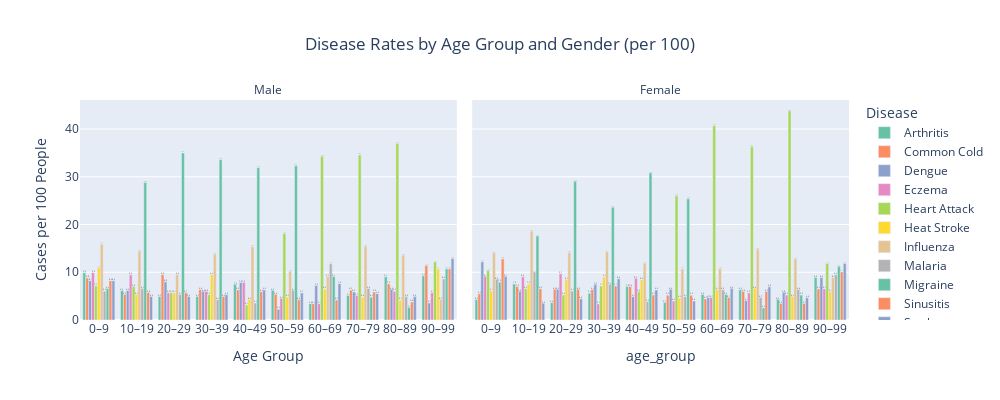

Notebook source saved alongside this figure:
### Code cell
import plotly.express as px

fig = px.bar(
    rates,
    x='age_group',
    y='per_100',
    color='prognosis',
    facet_col='Gender_cat',             # separate Male / Female panels
    barmode='group',
    text='per_100',
    title='Disease Rates by Age Group and Gender (per 100)',
    color_discrete_sequence=px.colors.qualitative.Set2,
    width=1000,                         # ✅ chart width
    height=400                          # ✅ chart height
)

# Layout customization
fig.update_layout(
    title=dict(text='Disease Rates by Age Group and Gender (per 100)', x=0.5),
    xaxis_title='Age Group',
    yaxis_title='Cases per 100 People',
    legend_title_text='Disease',
    bargap=0.15,
    margin=dict(t=100, b=80, l=80, r=80)
)

# Text and axis formatting
fig.update_traces(
    texttemplate='%{text:.1f}',
    textposition='outside'
)

fig.update_xaxes(categoryorder='array', categoryarray=rates['age_group'].unique())
fig.for_each_annotation(lambda a: a.update(text=a.text.split("=")[-1]))  # Clean facet labels

fig.show()
fig.write_html("Disease Rates by Age Group and Gender.html")

### Figure 1 — Plotly figure (JSON) as saved in the notebook; plotly's stock layout.template omitted (floating-point values rounded to 4 significant figures)
{"data": [{"alignmentgroup": "True", "hovertemplate": "prognosis=Arthritis<br>Gender_cat=Male<br>age_group=%{x}<br>per_100=%{text}<extra></extra>", "legendgroup": "Arthritis", "marker": {"color": "rgb(102,194,165)", "pattern": {"shape": ""}}, "name": "Arthritis", "offsetgroup": "Arthritis", "orientation": "v", "showlegend": true, "text": [9.89, 6.173, 4.943, 4.947, 7.48, 6.232, 3.422, 5.147, 9.057, 9.286], "textposition": "outside", "texttemplate": "%{text:.1f}", "type": "bar", "x": ["0–9", "10–19", "20–29", "30–39", "40–49", "50–59", "60–69", "70–79", "80–89", "90–99"], "xaxis": "x", "y": [9.89, 6.173, 4.943, 4.947, 7.48, 6.232, 3.422, 5.147, 9.057, 9.286], "yaxis": "y"}, {"alignmentgroup": "True", "hovertemplate": "prognosis=Arthritis<br>Gender_cat=Female<br>age_group=%{x}<br>per_100=%{text}<extra></extra>", "legendgroup": "Arthritis", "marker": {"color": "rgb(102,194,165)", "pattern": {"shape": ""}}, "name": "Arthritis", "offsetgroup": "Arthritis", "orientation": "v", "showlegend": false, "text": [4.268, 7.538, 3.629, 5.618, 6.993, 3.67, 5.363, 6.309, 4.348, 8.876], "textposition": "outside", "texttemplate": "%{text:.1f}", "type": "bar", "x": ["0–9", "10–19", "20–29", "30–39", "40–49", "50–59", "60–69", "70–79", "80–89", "90–99"], "xaxis": "x2", "y": [4.268, 7.538, 3.629, 5.618, 6.993, 3.67, 5.363, 6.309, 4.348, 8.876], "yaxis": "y2"}, {"alignmentgroup": "True", "hovertemplate": "prognosis=Common Cold<br>Gender_cat=Male<br>age_group=%{x}<br>per_100=%{text}<extra></extra>", "legendgroup": "Common Cold", "marker": {"color": "rgb(252,141,98)", "pattern": {"shape": ""}}, "name": "Common Cold", "offsetgroup": "Common Cold", "orientation": "v", "showlegend": true, "text": [8.791, 5.35, 9.506, 6.36, 6.299, 5.382, 3.422, 6.25, 7.547, 11.43], "textposition": "outside", "texttemplate": "%{text:.1f}", "type": "bar", "x": ["0–9", "10–19", "20–29", "30–39", "40–49", "50–59", "60–69", "70–79", "80–89", "90–99"], "xaxis": "x", "y": [8.791, 5.35, 9.506, 6.36, 6.299, 5.382, 3.422, 6.25, 7.547, 11.43], "yaxis": "y"}, {"alignmentgroup": "True", "hovertemplate": "prognosis=Common Cold<br>Gender_cat=Female<br>age_group=%{x}<br>per_100=%{text}<extra></extra>", "legendgroup": "Common Cold", "marker": {"color": "rgb(252,141,98)", "pattern": {"shape": ""}}, "name": "Common Cold", "offsetgroup": "Common Cold", "orientation": "v", "showlegend": false, "text": [5.488, 7.035, 6.452, 6.367, 6.993, 5.199, 4.416, 5.994, 3.478, 6.509], "textposition": "outside", "texttemplate": "%{text:.1f}", "type": "bar", "x": ["0–9", "10–19", "20–29", "30–39", "40–49", "50–59", "60–69", "70–79", "80–89", "90–99"], "xaxis": "x2", "y": [5.488, 7.035, 6.452, 6.367, 6.993, 5.199, 4.416, 5.994, 3.478, 6.509], "yaxis": "y2"}, {"alignmentgroup": "True", "hovertemplate": "prognosis=Dengue<br>Gender_cat=Male<br>age_group=%{x}<br>per_100=%{text}<extra></extra>", "legendgroup": "Dengue", "marker": {"color": "rgb(141,160,203)", "pattern": {"shape": ""}}, "name": "Dengue", "offsetgroup": "Dengue", "orientation": "v", "showlegend": true, "text": [8.242, 6.173, 7.985, 6.007, 7.874, 2.266, 7.224, 5.882, 6.415, 3.571], "textposition": "outside", "texttemplate": "%{text:.1f}", "type": "bar", "x": ["0–9", "10–19", "20–29", "30–39", "40–49", "50–59", "60–69", "70–79", "80–89", "90–99"], "xaxis": "x", "y": [8.242, 6.173, 7.985, 6.007, 7.874, 2.266, 7.224, 5.882, 6.415, 3.571], "yaxis": "y"}, {"alignmentgroup": "True", "hovertemplate": "prognosis=Dengue<br>Gender_cat=Female<br>age_group=%{x}<br>per_100=%{text}<extra></extra>", "legendgroup": "Dengue", "marker": {"color": "rgb(141,160,203)", "pattern": {"shape": ""}}, "name": "Dengue", "offsetgroup": "Dengue", "orientation": "v", "showlegend": false, "text": [12.2, 6.03, 6.452, 7.491, 4.895, 6.422, 4.732, 4.101, 5.797, 8.876], "textposition": "outside", "texttemplate": "%{text:.1f}", "type": "bar", "x": ["0–9", "10–19", "20–29", "30–39", "40–49", "50–59", "60–69", "70–79", "80–89", "90–99"], "xaxis": "x2", "y": [12.2, 6.03, 6.452, 7.491, 4.895, 6.422, 4.732, 4.101, 5.797, 8.876], "yaxis": "y2"}, {"alignmentgroup": "True", "hovertemplate": "prognosis=Eczema<br>Gender_cat=Male<br>age_group=%{x}<br>per_100=%{text}<extra></extra>", "legendgroup": "Eczema", "marker": {"color": "rgb(231,138,195)", "pattern": {"shape": ""}}, "name": "Eczema", "offsetgroup": "Eczema", "orientation": "v", "showlegend": true, "text": [9.89, 9.465, 5.703, 6.007, 7.874, 4.533, 3.422, 5.147, 6.038, 5.714], "textposition": "outside", "texttemplate": "%{text:.1f}", "type": "bar", "x": ["0–9", "10–19", "20–29", "30–39", "40–49", "50–59", "60–69", "70–79", "80–89", "90–99"], "xaxis": "x", "y": [9.89, 9.465, 5.703, 6.007, 7.874, 4.533, 3.422, 5.147, 6.038, 5.714], "yaxis": "y"}, {"alignmentgroup": "True", "hovertemplate": "prognosis=Eczema<br>Gender_cat=Female<br>age_group=%{x}<br>per_100=%{text}<extra></extra>", "legendgroup": "Eczema", "marker": {"color": "rgb(231,138,195)", "pattern": {"shape": ""}}, "name": "Eczema", "offsetgroup": "Eczema", "orientation": "v", "showlegend": false, "text": [9.146, 9.045, 9.677, 3.371, 8.741, 3.976, 4.732, 5.678, 5.217, 6.509], "textposition": "outside", "texttemplate": "%{text:.1f}", "type": "bar", "x": ["0–9", "10–19", "20–29", "30–39", "40–49", "50–59", "60–69", "70–79", "80–89", "90–99"], "xaxis": "x2", "y": [9.146, 9.045, 9.677, 3.371, 8.741, 3.976, 4.732, 5.678, 5.217, 6.509], "yaxis": "y2"}, {"alignmentgroup": "True", "hovertemplate": "prognosis=Heart Attack<br>Gender_cat=Male<br>age_group=%{x}<br>per_100=%{text}<extra></extra>", "legendgroup": "Heart Attack", "marker": {"color": "rgb(166,216,84)", "pattern": {"shape": ""}}, "name": "Heart Attack", "offsetgroup": "Heart Attack", "orientation": "v", "showlegend": true, "text": [7.143, 6.996, 5.703, 5.3, 3.15, 18.13, 34.22, 34.56, 36.98, 12.14], "textposition": "outside", "texttemplate": "%{text:.1f}", "type": "bar", "x": ["0–9", "10–19", "20–29", "30–39", "40–49", "50–59", "60–69", "70–79", "80–89", "90–99"], "xaxis": "x", "y": [7.143, 6.996, 5.703, 5.3, 3.15, 18.13, 34.22, 34.56, 36.98, 12.14], "yaxis": "y"}, {"alignmentgroup": "True", "hovertemplate": "prognosis=Heart Attack<br>Gender_cat=Female<br>age_group=%{x}<br>per_100=%{text}<extra></extra>", "legendgroup": "Heart Attack", "marker": {"color": "rgb(166,216,84)", "pattern": {"shape": ""}}, "name": "Heart Attack", "offsetgroup": "Heart Attack", "orientation": "v", "showlegend": false, "text": [10.37, 6.533, 5.242, 7.116, 5.944, 25.99, 40.69, 36.28, 43.77, 11.83], "textposition": "outside", "texttemplate": "%{text:.1f}", "type": "bar", "x": ["0–9", "10–19", "20–29", "30–39", "40–49", "50–59", "60–69", "70–79", "80–89", "90–99"], "xaxis": "x2", "y": [10.37, 6.533, 5.242, 7.116, 5.944, 25.99, 40.69, 36.28, 43.77, 11.83], "yaxis": "y2"}, {"alignmentgroup": "True", "hovertemplate": "prognosis=Heat Stroke<br>Gender_cat=Male<br>age_group=%{x}<br>per_100=%{text}<extra></extra>", "legendgroup": "Heat Stroke", "marker": {"color": "rgb(255,217,47)", "pattern": {"shape": ""}}, "name": "Heat Stroke", "offsetgroup": "Heat Stroke", "orientation": "v", "showlegend": true, "text": [10.99, 5.35, 5.703, 9.541, 4.331, 4.816, 6.464, 4.779, 4.151, 10.71], "textposition": "outside", "texttemplate": "%{text:.1f}", "type": "bar", "x": ["0–9", "10–19", "20–29", "30–39", "40–49", "50–59", "60–69", "70–79", "80–89", "90–99"], "xaxis": "x", "y": [10.99, 5.35, 5.703, 9.541, 4.331, 4.816, 6.464, 4.779, 4.151, 10.71], "yaxis": "y"}, {"alignmentgroup": "True", "hovertemplate": "prognosis=Heat Stroke<br>Gender_cat=Female<br>age_group=%{x}<br>per_100=%{text}<extra></extra>", "legendgroup": "Heat Stroke", "marker": {"color": "rgb(255,217,47)", "pattern": {"shape": ""}}, "name": "Heat Stroke", "offsetgroup": "Heat Stroke", "orientation": "v", "showlegend": false, "text": [6.098, 7.538, 8.468, 8.989, 8.392, 4.587, 6.309, 6.625, 4.928, 5.917], "textposition": "outside", "texttemplate": "%{text:.1f}", "type": "bar", "x": ["0–9", "10–19", "20–29", "30–39", "40–49", "50–59", "60–69", "70–79", "80–89", "90–99"], "xaxis": "x2", "y": [6.098, 7.538, 8.468, 8.989, 8.392, 4.587, 6.309, 6.625, 4.928, 5.917], "yaxis": "y2"}, {"alignmentgroup": "True", "hovertemplate": "prognosis=Influenza<br>Gender_cat=Male<br>age_group=%{x}<br>per_100=%{text}<extra></extra>", "legendgroup": "Influenza", "marker": {"color": "rgb(229,196,148)", "pattern": {"shape": ""}}, "name": "Influenza", "offsetgroup": "Influenza", "orientation": "v", "showlegend": true, "text": [15.93, 14.4, 9.506, 13.78, 15.35, 10.2, 9.125, 15.44, 13.58, 4.286], "textposition": "outside", "texttemplate": "%{text:.1f}", "type": "bar", "x": ["0–9", "10–19", "20–29", "30–39", "40–49", "50–59", "60–69", "70–79", "80–89", "90–99"], "xaxis": "x", "y": [15.93, 14.4, 9.506, 13.78, 15.35, 10.2, 9.125, 15.44, 13.58, 4.286], "yaxis": "y"}, {"alignmentgroup": "True", "hovertemplate": "prognosis=Influenza<br>Gender_cat=Female<br>age_group=%{x}<br>per_100=%{text}<extra></extra>", "legendgroup": "Influenza", "marker": {"color": "rgb(229,196,148)", "pattern": {"shape": ""}}, "name": "Influenza", "offsetgroup": "Influenza", "orientation": "v", "showlegend": false, "text": [14.02, 18.59, 14.11, 14.23, 11.89, 10.7, 10.73, 14.83, 12.75, 8.876], "textposition": "outside", "texttemplate": "%{text:.1f}", "type": "bar", "x": ["0–9", "10–19", "20–29", "30–39", "40–49", "50–59", "60–69", "70–79", "80–89", "90–99"], "xaxis": "x2", "y": [14.02, 18.59, 14.11, 14.23, 11.89, 10.7, 10.73, 14.83, 12.75, 8.876], "yaxis": "y2"}, {"alignmentgroup": "True", "hovertemplate": "prognosis=Malaria<br>Gender_cat=Male<br>age_group=%{x}<br>per_100=%{text}<extra></extra>", "legendgroup": "Malaria", "marker": {"color": "rgb(179,179,179)", "pattern": {"shape": ""}}, "name": "Malaria", "offsetgroup": "Malaria", "orientation": "v", "showlegend": true, "text": [6.044, 6.584, 5.323, 4.24, 3.543, 6.232, 11.79, 6.618, 4.906, 8.571], "textposition": "outside", "texttemplate": "%{text:.1f}", "type": "bar", "x": ["0–9", "10–19", "20–29", "30–39", "40–49", "50–59", "60–69", "70–79", "80–89", "90–99"], "xaxis": "x", "y": [6.044, 6.584, 5.323, 4.24, 3.543, 6.232, 11.79, 6.618, 4.906, 8.571], "yaxis": "y"}, {"alignmentgroup": "True", "hovertemplate": "prognosis=Malaria<br>Gender_cat=Female<br>age_group=%{x}<br>per_100=%{text}<extra></extra>", "legendgroup": "Malaria", "marker": {"color": "rgb(179,179,179)", "pattern": {"shape": ""}}, "name": "Malaria", "offsetgroup": "Malaria", "orientation": "v", "showlegend": false, "text": [8.537, 10.05, 6.048, 7.491, 3.846, 4.893, 6.309, 4.732, 6.377, 9.467], "textposition": "outside", "texttemplate": "%{text:.1f}", "type": "bar", "x": ["0–9", "10–19", "20–29", "30–39", "40–49", "50–59", "60–69", "70–79", "80–89", "90–99"], "xaxis": "x2", "y": [8.537, 10.05, 6.048, 7.491, 3.846, 4.893, 6.309, 4.732, 6.377, 9.467], "yaxis": "y2"}, {"alignmentgroup": "True", "hovertemplate": "prognosis=Migraine<br>Gender_cat=Male<br>age_group=%{x}<br>per_100=%{text}<extra></extra>", "legendgroup": "Migraine", "marker": {"color": "rgb(102,194,165)", "pattern": {"shape": ""}}, "name": "Migraine", "offsetgroup": "Migraine", "orientation": "v", "showlegend": true, "text": [6.593, 28.81, 34.98, 33.57, 31.89, 32.29, 9.125, 4.779, 2.642, 10.71], "textposition": "outside", "texttemplate": "%{text:.1f}", "type": "bar", "x": ["0–9", "10–19", "20–29", "30–39", "40–49", "50–59", "60–69", "70–79", "80–89", "90–99"], "xaxis": "x", "y": [6.593, 28.81, 34.98, 33.57, 31.89, 32.29, 9.125, 4.779, 2.642, 10.71], "yaxis": "y"}, {"alignmentgroup": "True", "hovertemplate": "prognosis=Migraine<br>Gender_cat=Female<br>age_group=%{x}<br>per_100=%{text}<extra></extra>", "legendgroup": "Migraine", "marker": {"color": "rgb(102,194,165)", "pattern": {"shape": ""}}, "name": "Migraine", "offsetgroup": "Migraine", "orientation": "v", "showlegend": false, "text": [7.927, 17.59, 29.03, 23.6, 30.77, 25.38, 5.363, 2.524, 5.217, 11.24], "textposition": "outside", "texttemplate": "%{text:.1f}", "type": "bar", "x": ["0–9", "10–19", "20–29", "30–39", "40–49", "50–59", "60–69", "70–79", "80–89", "90–99"], "xaxis": "x2", "y": [7.927, 17.59, 29.03, 23.6, 30.77, 25.38, 5.363, 2.524, 5.217, 11.24], "yaxis": "y2"}, {"alignmentgroup": "True", "hovertemplate": "prognosis=Sinusitis<br>Gender_cat=Male<br>age_group=%{x}<br>per_100=%{text}<extra></extra>", "legendgroup": "Sinusitis", "marker": {"color": "rgb(252,141,98)", "pattern": {"shape": ""}}, "name": "Sinusitis", "offsetgroup": "Sinusitis", "orientation": "v", "showlegend": true, "text": [8.242, 5.761, 5.703, 4.947, 5.906, 4.249, 4.183, 5.882, 3.774, 10.71], "textposition": "outside", "texttemplate": "%{text:.1f}", "type": "bar", "x": ["0–9", "10–19", "20–29", "30–39", "40–49", "50–59", "60–69", "70–79", "80–89", "90–99"], "xaxis": "x", "y": [8.242, 5.761, 5.703, 4.947, 5.906, 4.249, 4.183, 5.882, 3.774, 10.71], "yaxis": "y"}, {"alignmentgroup": "True", "hovertemplate": "prognosis=Sinusitis<br>Gender_cat=Female<br>age_group=%{x}<br>per_100=%{text}<extra></extra>", "legendgroup": "Sinusitis", "marker": {"color": "rgb(252,141,98)", "pattern": {"shape": ""}}, "name": "Sinusitis", "offsetgroup": "Sinusitis", "orientation": "v", "showlegend": false, "text": [12.8, 6.533, 6.452, 7.116, 5.245, 5.199, 4.732, 5.994, 3.478, 10.06], "textposition": "outside", "texttemplate": "%{text:.1f}", "type": "bar", "x": ["0–9", "10–19", "20–29", "30–39", "40–49", "50–59", "60–69", "70–79", "80–89", "90–99"], "xaxis": "x2", "y": [12.8, 6.533, 6.452, 7.116, 5.245, 5.199, 4.732, 5.994, 3.478, 10.06], "yaxis": "y2"}, {"alignmentgroup": "True", "hovertemplate": "prognosis=Stroke<br>Gender_cat=Male<br>age_group=%{x}<br>per_100=%{text}<extra></extra>", "legendgroup": "Stroke", "marker": {"color": "rgb(141,160,203)", "pattern": {"shape": ""}}, "name": "Stroke", "offsetgroup": "Stroke", "orientation": "v", "showlegend": true, "text": [8.242, 4.938, 4.943, 5.3, 6.299, 5.666, 7.605, 5.515, 4.906, 12.86], "textposition": "outside", "texttemplate": "%{text:.1f}", "type": "bar", "x": ["0–9", "10–19", "20–29", "30–39", "40–49", "50–59", "60–69", "70–79", "80–89", "90–99"], "xaxis": "x", "y": [8.242, 4.938, 4.943, 5.3, 6.299, 5.666, 7.605, 5.515, 4.906, 12.86], "yaxis": "y"}, {"alignmentgroup": "True", "hovertemplate": "prognosis=Stroke<br>Gender_cat=Female<br>age_group=%{x}<br>per_100=%{text}<extra></extra>", "legendgroup": "Stroke", "marker": {"color": "rgb(141,160,203)", "pattern": {"shape": ""}}, "name": "Stroke", "offsetgroup": "Stroke", "orientation": "v", "showlegend": false, "text": [9.146, 3.518, 4.435, 8.614, 6.294, 3.976, 6.625, 6.94, 4.638, 11.83], "textposition": "outside", "texttemplate": "%{text:.1f}", "type": "bar", "x": ["0–9", "10–19", "20–29", "30–39", "40–49", "50–59", "60–69", "70–79", "80–89", "90–99"], "xaxis": "x2", "y": [9.146, 3.518, 4.435, 8.614, 6.294, 3.976, 6.625, 6.94, 4.638, 11.83], "yaxis": "y2"}], "layout": {"annotations": [{"font": {}, "showarrow": false, "text": "Male", "x": 0.245, "xanchor": "center", "xref": "paper", "y": 1, "yanchor": "bottom", "yref": "paper"}, {"font": {}, "showarrow": false, "text": "Female", "x": 0.755, "xanchor": "center", "xref": "paper", "y": 1, "yanchor": "bottom", "yref": "paper"}], "bargap": 0.15, "barmode": "group", "height": 400, "legend": {"title": {"text": "Disease"}, "tracegroupgap": 0}, "margin": {"b": 80, "l": 80, "r": 80, "t": 100}, "title": {"text": "Disease Rates by Age Group and Gender (per 100)", "x": 0.5}, "width": 1000, "xaxis": {"anchor": "y", "autorange": true, "categoryarray": ["0–9", "10–19", "20–29", "30–39", "40–49", "50–59", "60–69", "70–79", "80–89", "90–99"], "categoryorder": "array", "domain": [0, 0.49], "range": [-0.5, 9.5], "title": {"text": "Age Group"}, "type": "category"}, "xaxis2": {"anchor": "y2", "autorange": true, "categoryarray": ["0–9", "10–19", "20–29", "30–39", "40–49", "50–59", "60–69", "70–79", "80–89", "90–99"], "categoryorder": "array", "domain": [0.51, 1], "matches": "x", "range": [-0.5, 9.5], "title": {"text": "age_group"}, "type": "category"}, "yaxis": {"anchor": "x", "autorange": true, "domain": [0, 1], "range": [0, 46.07], "title": {"text": "Cases per 100 People"}, "type": "linear"}, "yaxis2": {"anchor": "x2", "autorange": true, "domain": [0, 1], "matches": "y", "range": [0, 46.07], "showticklabels": false, "type": "linear"}}}
